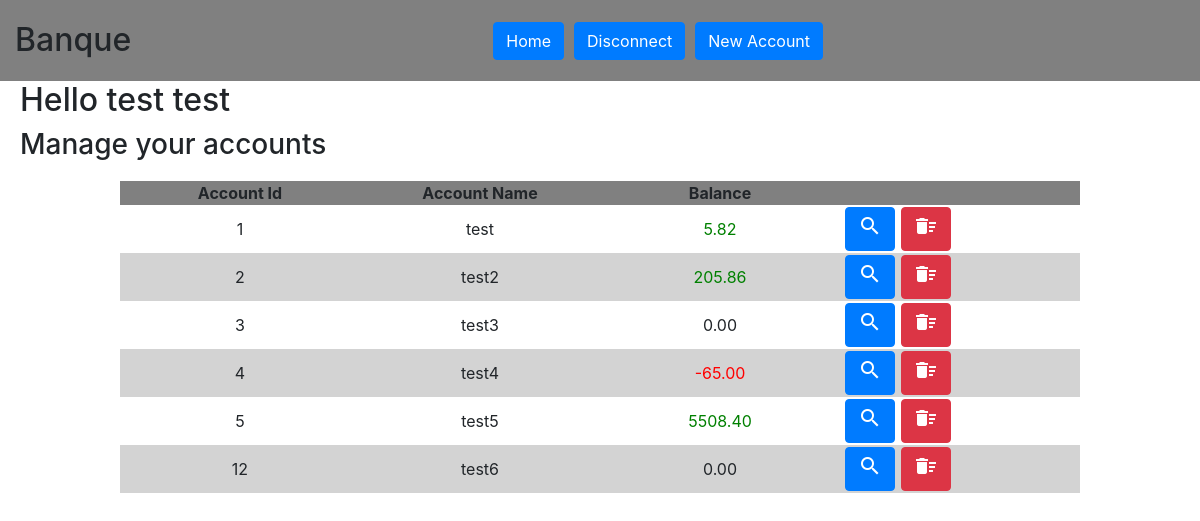
/controller/home.php (signed in), run on the app's committed database.
### tables this page shows
CREATE TABLE `accounts` (
  `id_account` int(10) UNSIGNED NOT NULL,
  `id_client` int(10) UNSIGNED NOT NULL,
  `account_name` varchar(50) NOT NULL,
  `balance` decimal(11,2) NOT NULL DEFAULT '0.00'
);

### services/Hydrate.php (called while the page is built, shortened)
<?php
trait Hydrate {
    public function hydrate(array $data)
    {
      foreach ($data as $key => $value) {
          $method = 'set'.ucfirst($key);
      }
    }
}

### entities/Client.php (called while the page is built, shortened)
<?php
class Client
{
    protected $id_client;
    protected $f_name;
    protected $l_name;
    public function getId_client()
    {
        return $this->id_client;
    }
    public function setId_client($id_client)
    {
        $id_client = (int) $id_client;
        if (is_int($id_client) && $id_client > 0) {
            $this->id_client = $id_client;
        }
    }
    public function getF_name()
    {
        return $this->f_name;
    }
    public function setF_name($f_name)
    {
        if (strlen($f_name) <= 30 && strlen($f_name) > 0 && preg_match('#^[a-zA-Z]*$#', $f_name)) {
            $this->f_name = $f_name;
        }
    }
    public function getL_name()
    {
        return $this->l_name;
    }
    public function setL_name($l_name)
    {
        if (strlen($l_name) <= 30 && strlen($l_name) > 0 && preg_match('#^[a-zA-Z]*$#', $l_name)) {
            $this->l_name = $l_name;
        }
    }
}

### model/AccountsManager.php (called while the page is built, shortened)
<?php
class AccountsManager
{
    private $_db;
    private function setDb(PDO $db)
    {
        $this->_db = $db;
    }
    public function getAllAccounts(Client $client, $except='')
    {
        $query = $this->_db->query('SELECT * FROM accounts WHERE id_client = \''.$client->getId_client().'\''.$except);
        $accounts = $query->fetchAll(PDO::FETCH_ASSOC);
        foreach ($accounts as $key => $account) {
            $accounts[$key] = new Account($account);
        }
        return $accounts;
    }
}

### model/data.php (called while the page is built, shortened)
<?php
require 'AccountsManager.php';
require 'dbconnect/dbconnect.php';
$account_manager = new AccountsManager($db);

### entities/Account.php (called while the page is built, shortened)
<?php
class Account {
  protected $id_account;
  protected $account_name;
  protected $balance;
    public function getId_account()
    {
        return $this->id_account;
    }
    public function setId_account($id_account)
    {
      $id_account = (int) $id_account;
      if (is_int($id_account) && $id_account > 0) {
        $this->id_account = $id_account;
      }
    }
    public function setId_client($id_client)
    {
      $id_client = (int) $id_client;
    }
    public function getAccount_name()
    {
        return $this->account_name;
    }
    public function setAccount_name($account_name)
    {
      if(strlen($account_name) <= 30 && strlen($account_name) > 0 && preg_match('#^[a-zA-Z0-9]*$#', $account_name)) {
        $this->account_name = $account_name;
      }
    }
    public function getBalance()
    {
        return $this->balance;
    }
    public function setBalance($balance)
    {
      if(is_numeric($balance)) {
        $this->balance = $balance;
      }
    }
  }

### view/home_v.php (the view, shortened to what this page needs)
<?php
require 'template/head.php';
require 'template/header.php';
?>
<main>
<div class="greet">
  <h2>Hello <?php echo $connected_client->getF_name() .' '.$connected_client->getL_name(); ?></h2>
  <h3>Manage your accounts</h3>
</div>
<table id="accounts_table">
  <thead>
    <tr>
      <th>Account Id</th>
      <th>Account Name</th>
      <th>Balance</th>
      <th></th>
    </tr>
  </thead>
  <tbody>
    <?php
      foreach ($accounts as $account) {
        ?>
        <tr class="accounts" id="<?php echo $account->getId_account(); ?>" title="Show account details">
          <td><?php echo $account->getId_account(); ?></td>
          <td><?php echo $account->getAccount_name(); ?></td>
          <td class="balance"><?php echo $account->getBalance(); ?></td>
          <td class="acc_btn"><a href="account_details.php?id_account=<?php echo $account->getId_account(); ?>" class="btn btn-primary" title="Account details"><i class="material-icons">search</i></a>
            <?php
            $delete_form = new Form();
            $delete_form->addHidden('id_account', $account->getId_account());
            $delete_form->addInputSubmit('delete', 'btn btn-danger', '<i class="material-icons">delete_sweep</i>');
            echo $delete_form->getForm();
          ?></td>
        </tr>
        <?php
      }
     ?>
  </tbody>
</table>
</main>
<?php
require 'template/foot.php';

### entities/Form.php (shortened to what this page needs)
<?php
class Form {
  protected $form;
  public function __construct($cssclasses='')
  {
    $this->form = '<form method="post" action="" class="'.$cssclasses.'">';
  }
  public function getForm()
  {
    return $this->form;
  }
  public function addInputText($labelname, $name, $cssclasses='', $value='', $placeholder='')
  {
    $this->form .= '<div class="">';
    $this->form .= '<label for="'.$name.'" class="">'.ucfirst($labelname).' : </label>';
    $this->form .= '<input type="text" id="'.$name.'" name ="'.$name.'" value="'.$value.'" class="'.$cssclasses.'" placeholder="'.$placeholder.'" required>';
    $this->form .= '</div>';
  }
  public function addHidden($name, $value)
  {
    $this->form .= '<input type="hidden" name="'.$name.'" value="'.$value.'">';
  }
  public function addInputSubmit($name, $cssclasses='', $value='')
  {
    $this->form .= '<button type="submit" class="'.$cssclasses.'" name="'.$name.'" title="'.ucfirst($name).'">'.$value.'</button>';
    $this->form .= '</form>';
  }
}
 ?>

### controller/home.php (shortened to what this page needs)
<?php
require_once '../model/data.php';
$header_form = new Form('');
$new_account_form = new Form();
$new_account_form->addInputText('Account name', 'account_name', '', '', 'Max. 50 characters');
$new_account_form->addInputSubmit('create', 'btn btn-primary', 'Create');
if (isset($_SESSION['client'])) {
  $connected_client = new Client($_SESSION['client']);
  $accounts = $account_manager->getAllAccounts($connected_client);
  require '../view/home_v.php';
}
 ?>

### view/template/head.php (shortened to what this page needs)
<!doctype html>
<html class="no-js" lang="">
<head>
  <link rel="stylesheet" href="../css/bootstrap.css">
  <link rel="stylesheet" href="../css/normalize.css">
  <link rel="stylesheet" href="../css/stacktable.css">
  <link rel="stylesheet" href="../css/main.css">
</head>
<body>

### view/template/header.php (shortened to what this page needs)
<header class="container-fluid">
  <h1>Banque</h1>
  <div class="row header_div">
    <a href="home.php" class="btn btn-primary header_btn">Home</a>
    <?php
    echo $header_form->getForm();
    if (isset($_SESSION['client'])) {
    ?>
    <button class="btn btn-primary header_btn" type="button" data-toggle="collapse" data-target="#collapseNewAccount" aria-expanded="false" aria-controls="collapseNewAccount">
      New Account
    </button>
  <?php } ?>
  </div>
</header>

### view/template/foot.php (shortened to what this page needs)
</body>
</html>

### css/stacktable.css (style rules this page uses)
.stacktable { width: 100%; }
.stacktable.large-only { display: table; }

### css/main.css (style rules this page uses)
.green { color: green; }
.red { color: red; }
header, header form, .delete_form, .owned_accounts, .details { display: flex; flex-flow: row wrap; align-items: baseline; }
header, header form, .delete_form { justify-content: center; }
header { min-height: 70px; background-color: grey; }
header .header_div { flex-direction: column; margin: auto; }
.header_btn { margin: 3px auto; }
header form { margin: auto 10px; }
.greet { margin-left: 20px; }
#accounts_table { margin: 20px auto; width: 80vw; }
#accounts_table thead tr, #movements_table thead tr { background-color: grey; }
#accounts_table tbody tr { cursor: pointer; }
#accounts_table tbody tr:nth-child(even), #movements_table tbody tr:nth-child(even) { background-color: #D3D3D3; }
#accounts_table td, #accounts_table th { text-align: center; }
table tr td { min-width: 15vw; padding: 2px; }
td.acc_btn { display: flex; flex-flow: row nowrap; }
td.acc_btn a, td.acc_btn form button { margin: 0 3px; }
@media (min-width: 576px) { header .header_div { flex-direction: row; } }

### data on the page
accounts: account_name "test", id_account "1", balance "5.82"
accounts: id_account "2", account_name "test2", balance "205.86"
accounts: id_account "3", account_name "test3", balance "0.00"
accounts: id_account "4", account_name "test4", balance "-65.00"
accounts: id_account "5", account_name "test5", balance "5508.40"
accounts: id_account "12", account_name "test6", balance "0.00"

### other printed values
$value "Disconnect"
